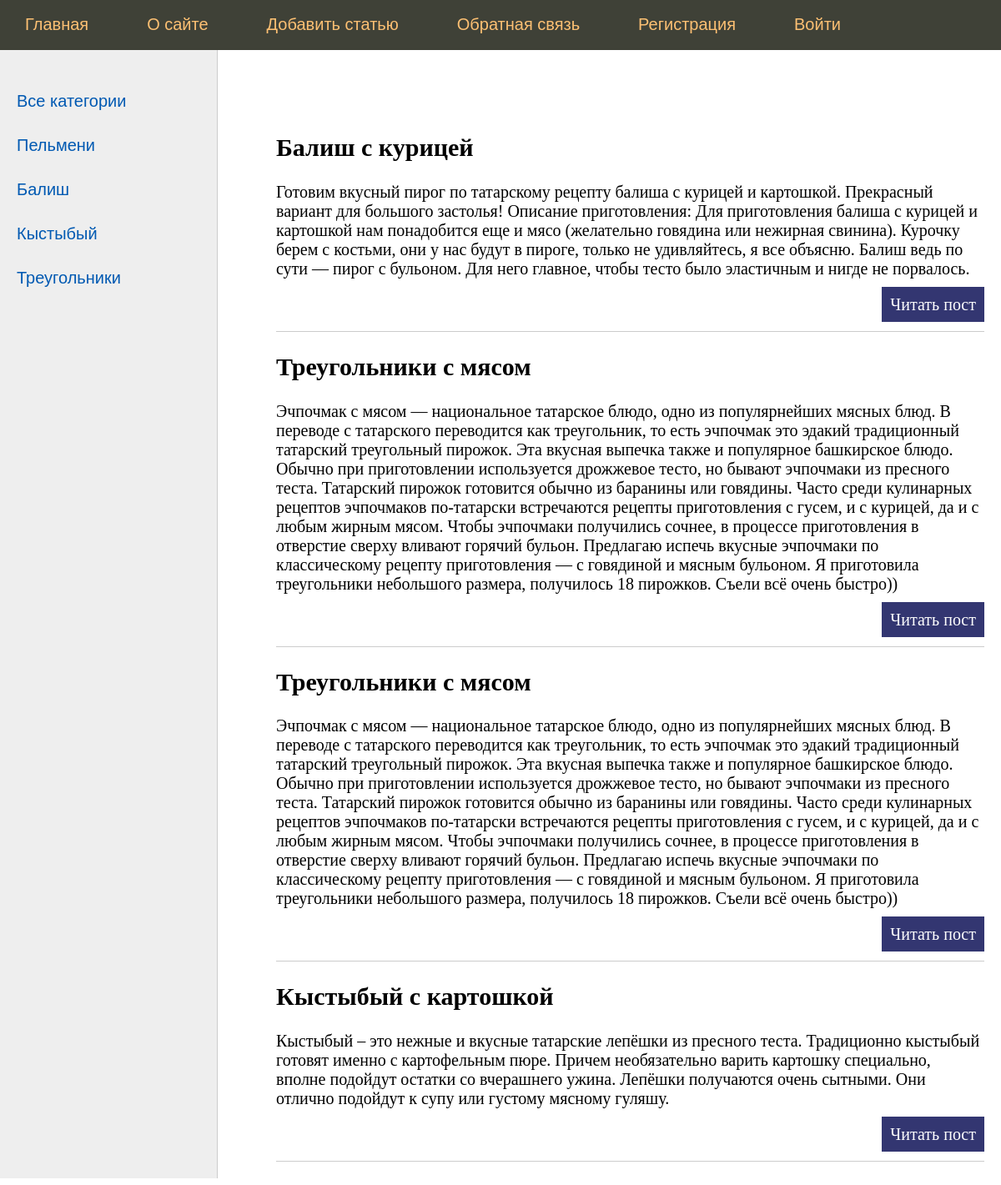
The page / on the database its author committed.
### models/model.py (models this page shows, shortened)
class Category(Base):
    __tablename__ = 'category'
    id = Column(Integer, primary_key=True)
    name = Column(String(100), nullable=False)

class Bakes(Base):
    __tablename__ = 'bakes'
    id = Column(Integer, primary_key=True)
    title = Column(String(100), nullable=False)
    text = Column(String(1000), nullable=False)
    time = Column(DateTime, default=datetime.utcnow)
    cat_id = Column(Integer, ForeignKey('category.id'), nullable=False)
    category = relationship(Category)

### main.py (the view)
@app.route("/index")
@app.route("/")
def index():
    return render_template('index.html', menu=menu, category=category, bakes=bakes)

### templates/index.html (shortened to what this page needs)
{% extends 'base.html' %}
{% block content %}
<ul class="list-articles">
    {% for p in bakes %}
    <li><h2>{{p.title}}</h2>
        {% autoescape on %}
        {{p.text}}
        {% endautoescape %}
        <p class="link-read-post"><a href="#"> Читать пост</a></p>
    </li>
    {% endfor %}
</ul>
{% endblock %}

### templates/base.html (shortened to what this page needs)
<!DOCTYPE html>
<html lang="en">
<head>
    <link type="text/css" href="{{ url_for('static',filename='css/style.css')}}" rel="stylesheet"/>
</head>
<body>
<table class="table-page" border=0 cellpadding="0" cellspacing="0">
    <tr>
        <td valign=top>
            <div class="header">
                <ul id="mainmenu" class="mainmenu">
                    {% for m in menu %}
                    <li class="last"><a href="{{m.url_name }}">{{m.title}}</a></li>
                    {% endfor %}
                </ul>
            </div>
            <table class="table-content" border=0 cellpadding="0" cellspacing="0">
                <tr>
                    <td valign="top" class="left-chapters">
                        <ul id="leftchapters">
                            <li class="selected">Все категории</li>
                            {% for c in category %}
                            <li class="selected">{{c.name}}</li>
                            {% endfor %}
                        </ul>
                    </td>
                    <td valign="top" class="content">
                        <div class="content-text">
                            {% block content %}
                            {% endblock %}
</body>
</html>

### static/css/style.css (style rules this page uses)
html, body { font-family: 'Arial'; margin: 0; padding: 0; height: 100%; width: 100%; color: #444; }
a { color: #0059b2; text-decoration: none; }
p.link-read-post { text-align: right; }
p.link-read-post a { padding: 10px; min-width: 100px; background: #333671; color: #fff; text-decoration: none; }
ul.list-articles { list-style: none; margin: 0; padding: 0; }
ul.list-articles li { border-bottom: 1px solid #ccc; }
.table-page { width: 100%; height: 100%; vertical-align: top; }
.table-page tr { height: 100%; }
.header { background: #3F4137; height: 60px; }
ul.mainmenu { list-style: none; margin: 0; padding: 0; height: 60px; color: #fdc073; font-size: 20px; overflow: hidden; }
ul.mainmenu li { float: left; margin: 18px 40px 0 30px; }
ul.mainmenu li.last { float: left; }
ul.mainmenu li a { color: #fdc073; text-decoration: none; }
.table-content { width: 100%; min-height: 100%; height: 100%; }
.left-chapters { margin: 0; background: #eee; border-right: 1px solid #ccc; min-height: 100%; }
.left-chapters ul { width: 230px; min-height: 100%; margin: 0; padding: 20px 10px 10px 20px; list-style: none; font-size: 20px; }
.left-chapters ul li { margin: 30px 0 0 0; color: #999; }
.left-chapters ul li.selected { color: #0059b2; }
.content { padding: 40px 20px 20px 40px; width: 100%; box-sizing: border-box; }
.content-text { margin: 60px 0 0 30px; color: #000; font-size: 20px; font-family: Yandex Sans Display Light; }

### rows shown on the page
Category: name "Пельмени"
Category: name "Балиш"
Category: name "Кыстыбый"
Category: name "Треугольники"
Bakes: title "Балиш с курицей", text "Готовим вкусный пирог по татарскому рецепту балиша с курицей и картошкой. Прекрасный вариант для большого застолья! Описание приготовления: Для приготовления балиша с курицей и картошкой нам понадобится еще и мясо (желательно говядина или нежирная свинина). Курочку берем с костьми, они у нас будут в пироге, только не удивляйтесь, я все объясню. Балиш ведь по сути — пирог с бульоном. Для него главное, чтобы тесто было эластичным и нигде не порвалось."
Bakes: title "Треугольники с мясом", text "Эчпочмак с мясом — национальное татарское блюдо, одно из популярнейших мясных блюд. В переводе с татарского переводится как треугольник, то есть эчпочмак это эдакий традиционный татарский треугольный пирожок. Эта вкусная выпечка также и популярное башкирское блюдо. Обычно при приготовлении используется дрожжевое тесто, но бывают эчпочмаки из пресного теста. Татарский пирожок готовится обычно из баранины или говядины. Часто среди кулинарных рецептов эчпочмаков по-татарски встречаются рецепты приготовления с гусем, и с курицей, да и с любым жирным мясом. Чтобы эчпочмаки получились сочнее, в процессе приготовления в отверстие сверху вливают горячий бульон. Предлагаю испечь вкусные эчпочмаки по…"
Bakes: title "Треугольники с мясом", text "Эчпочмак с мясом — национальное татарское блюдо, одно из популярнейших мясных блюд. В переводе с татарского переводится как треугольник, то есть эчпочмак это эдакий традиционный татарский треугольный пирожок. Эта вкусная выпечка также и популярное башкирское блюдо. Обычно при приготовлении используется дрожжевое тесто, но бывают эчпочмаки из пресного теста. Татарский пирожок готовится обычно из баранины или говядины. Часто среди кулинарных рецептов эчпочмаков по-татарски встречаются рецепты приготовления с гусем, и с курицей, да и с любым жирным мясом. Чтобы эчпочмаки получились сочнее, в процессе приготовления в отверстие сверху вливают горячий бульон. Предлагаю испечь вкусные эчпочмаки по…"
Bakes: title "Кыстыбый с картошкой", text "Кыстыбый – это нежные и вкусные татарские лепёшки из пресного теста. Традиционно кыстыбый готовят именно с картофельным пюре. Причем необязательно варить картошку специально, вполне подойдут остатки со вчерашнего ужина. Лепёшки получаются очень сытными. Они отлично подойдут к супу или густому мясному гуляшу."

### other values the page prints
{{ m.title }} "Главная" "О сайте" "Добавить статью" "Обратная связь" "Регистрация" "Войти"
